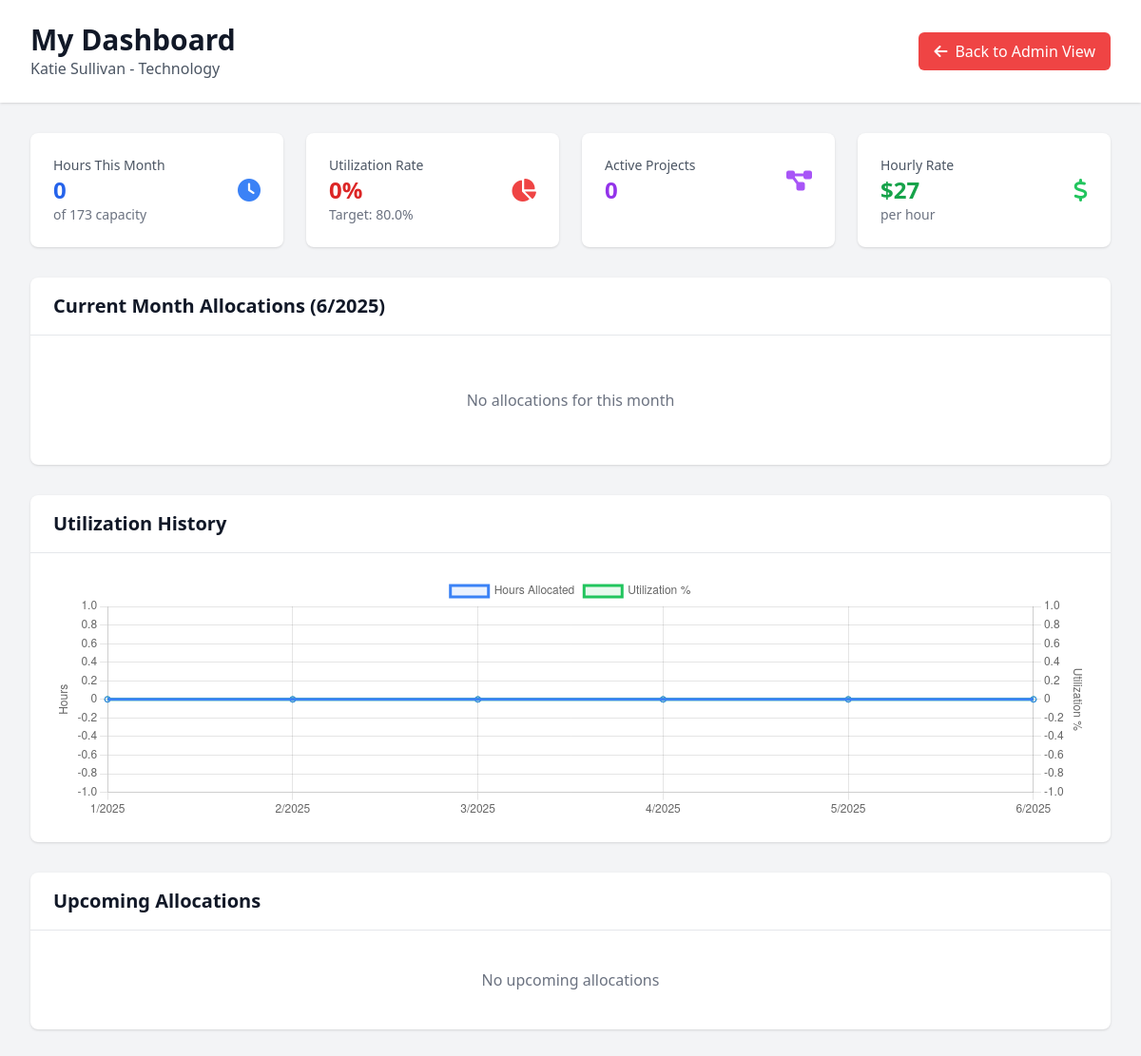
Page /agency/employee-dashboard/ (signed in) on the earlier database version.
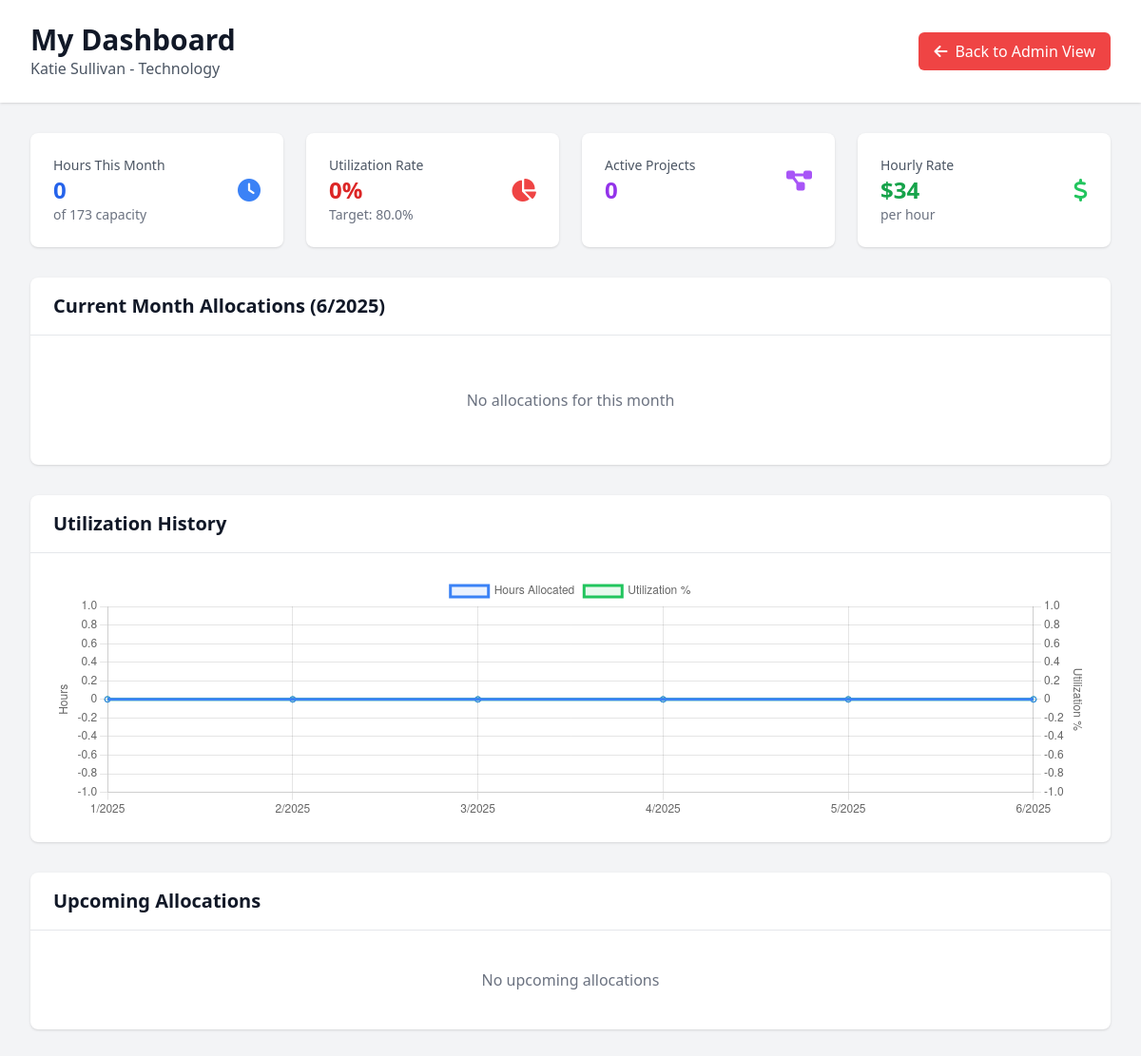
Same page on the later database version.
### agency/models.py (models this page shows, shortened)
class UserProfile(models.Model):
    ROLE_CHOICES = [
        ('account', 'Account Management'),
        ('creative', 'Creative'),
        ('tech', 'Technology'),
        ('media', 'Media'),
        ('leadership', 'Leadership'),
        ('operations', 'Operations'),
    ]
    STATUS_CHOICES = [
        ('full_time', 'Full Time'),
        ('part_time', 'Part Time'),
        ('contractor', 'Contractor'),
        ('inactive', 'Inactive'),
    ]
    user = models.OneToOneField(User, on_delete=models.CASCADE, related_name='profile')
    company = models.ForeignKey(Company, on_delete=models.CASCADE, related_name='user_profiles')
    role = models.CharField(max_length=20, choices=ROLE_CHOICES, default='tech')
    hourly_rate = models.DecimalField(max_digits=8, decimal_places=2, default=Decimal('50.00'))
    annual_salary = models.DecimalField(max_digits=10, decimal_places=2, null=True, blank=True)
    status = models.CharField(max_length=20, choices=STATUS_CHOICES, default='full_time')
    start_date = models.DateField(null=True, blank=True)
    end_date = models.DateField(null=True, blank=True)
    weekly_capacity_hours = models.DecimalField(max_digits=4, decimal_places=1, default=40)
    utilization_target = models.DecimalField(max_digits=4, decimal_places=1, default=80)
    is_project_manager = models.BooleanField(default=False, help_text="Can manage projects and see PM dashboard")

### agency/views.py (the view, shortened to what this page needs)
# urls.py: path('employee-dashboard/', views.employee_dashboard, name='employee_dashboard'),
@login_required
def employee_dashboard(request):
    viewing_user = get_viewing_user(request)
    try:
        user_profile = viewing_user.profile
        company = user_profile.company
        current_year = datetime.now().year
        current_month = datetime.now().month
        allocated_projects = Project.objects.filter(
            allocations__user_profile=user_profile
        ).distinct().select_related('client')
        current_allocations = ProjectAllocation.objects.filter(
            user_profile=user_profile,
            year=current_year,
            month=current_month
        ).select_related('project', 'project__client')
        total_hours_this_month = current_allocations.aggregate(
            total=Sum('allocated_hours')
        )['total'] or Decimal('0')
        monthly_capacity = user_profile.weekly_capacity_hours * Decimal('4.33')
        utilization_rate = (float(total_hours_this_month) / float(monthly_capacity) * 100) if monthly_capacity > 0 else 0
        project_allocations = []
        historical_data = []
        for i in range(6):
            month = current_month - i
            year = current_year
            if month <= 0:
                month += 12
                year -= 1
            month_hours = ProjectAllocation.objects.filter(
                user_profile=user_profile,
                year=year,
                month=month
            ).aggregate(total=Sum('allocated_hours'))['total'] or 0
            historical_data.append({
                'month': month,
                'year': year,
                'hours': float(month_hours),
                'utilization': (float(month_hours) / float(monthly_capacity) * 100) if monthly_capacity > 0 else 0
            })
        historical_data.reverse()
        upcoming_allocations = ProjectAllocation.objects.filter(
            user_profile=user_profile,
            year__gte=current_year,
            month__gt=current_month
        ).select_related('project', 'project__client').order_by('year', 'month')[:5]
        context = {
            'user': viewing_user,
            'user_profile': user_profile,
            'company': company,
            'allocated_projects': allocated_projects,
            'current_allocations': current_allocations,
            'total_hours_this_month': total_hours_this_month,
            'monthly_capacity': monthly_capacity,
            'utilization_rate': utilization_rate,
            'project_allocations': project_allocations,
            'historical_data': json.dumps(historical_data),
            'upcoming_allocations': upcoming_allocations,
            'current_year': current_year,
            'current_month': current_month,
        }
        return render(request, 'dashboards/employee_dashboard.html', context)
    except Exception as e:
        print(f"Employee Dashboard Error: {e}")
        return redirect('agency:dashboard')

### agency/views.py (called while the page is built)
def get_viewing_user(request):
    if request.user.is_superuser and 'viewing_as_user' in request.session:
        try:
            return User.objects.get(id=request.session['viewing_as_user'])
        except:
            pass
    return request.user

### templates/dashboards/employee_dashboard.html (shortened to what the changed rows need)
<!DOCTYPE html>
<html lang="en">
<head>
    <script src="https://cdn.tailwindcss.com"></script>
    <link rel="stylesheet" href="https://cdnjs.cloudflare.com/ajax/libs/font-awesome/6.0.0/css/all.min.css">
</head>
<body class="bg-gray-100">
    <div class="min-h-screen">
        <header class="bg-white shadow">
            <div class="max-w-7xl mx-auto px-4 sm:px-6 lg:px-8">
                <div class="flex justify-between items-center py-6">
                    <div>
                        <h1 class="text-3xl font-bold text-gray-900">My Dashboard</h1>
                        <p class="text-gray-600">{{ user.get_full_name }} - {{ user_profile.get_role_display }}</p>
                    </div>
                </div>
            </div>
        </header>
        <main class="max-w-7xl mx-auto px-4 sm:px-6 lg:px-8 py-8">
            <div class="grid grid-cols-1 md:grid-cols-2 lg:grid-cols-4 gap-6 mb-8">
                <div class="bg-white rounded-lg shadow p-6">
                    <div class="flex items-center">
                        <div class="flex-1">
                            <p class="text-sm font-medium text-gray-600">Utilization Rate</p>
                            <p class="text-2xl font-bold {% if utilization_rate > 100 %}text-red-600{% elif utilization_rate > 80 %}text-green-600{% elif utilization_rate > 50 %}text-yellow-600{% else %}text-red-600{% endif %}">
                                {{ utilization_rate|floatformat:0 }}%
                            </p>
                            <p class="text-sm text-gray-500">Target: {{ user_profile.utilization_target }}%</p>
                        </div>
                    </div>
                </div>
                <div class="bg-white rounded-lg shadow p-6">
                    <div class="flex items-center">
                        <div class="flex-1">
                            <p class="text-sm font-medium text-gray-600">Hourly Rate</p>
                            <p class="text-2xl font-bold text-green-600">${{ user_profile.hourly_rate|floatformat:0 }}</p>
                            <p class="text-sm text-gray-500">per hour</p>
                        </div>
                    </div>
                </div>
            </div>
            <div class="bg-white rounded-lg shadow mb-8">
                <div class="px-6 py-4 border-b border-gray-200">
                    <h2 class="text-xl font-semibold text-gray-900">Current Month Allocations ({{ current_month }}/{{ current_year }})</h2>
                </div>
            </div>
            <div class="bg-white rounded-lg shadow mb-8">
                <div class="px-6 py-4 border-b border-gray-200">
                    <h2 class="text-xl font-semibold text-gray-900">Utilization History</h2>
                </div>
            </div>
            <div class="bg-white rounded-lg shadow">
                <div class="px-6 py-4 border-b border-gray-200">
                    <h2 class="text-xl font-semibold text-gray-900">Upcoming Allocations</h2>
                </div>
            </div>
        </main>
    </div>
    <script>
    // Utilization Chart
    document.addEventListener('DOMContentLoaded', function() {
        const ctx = document.getElementById('utilizationChart').getContext('2d');
        const historicalData = {{ historical_data|safe }};
        new Chart(ctx, {
            type: 'line',
            data: {
                labels: historicalData.map(d => `${d.month}/${d.year}`),
                datasets: [{
                    label: 'Hours Allocated',
                    data: historicalData.map(d => d.hours),
                    borderColor: 'rgb(59, 130, 246)',
                    backgroundColor: 'rgba(59, 130, 246, 0.1)',
                    yAxisID: 'y-hours'
                }, {
                    label: 'Utilization %',
                    data: historicalData.map(d => d.utilization),
                    borderColor: 'rgb(34, 197, 94)',
                    backgroundColor: 'rgba(34, 197, 94, 0.1)',
                    yAxisID: 'y-utilization'
                }]
            },
            options: {
                responsive: true,
                maintainAspectRatio: false,
                scales: {
                    'y-hours': {
                        type: 'linear',
                        display: true,
                        position: 'left',
                        title: {
                            display: true,
                            text: 'Hours'
                        }
                    },
                    'y-utilization': {
                        type: 'linear',
                        display: true,
                        position: 'right',
                        title: {
                            display: true,
                            text: 'Utilization %'
                        },
                        grid: {
                            drawOnChartArea: false
                        }
                    }
                }
            }
        });
    });
    </script>
</body>
</html>

Differences in the rows shown:
changed UserProfile "Technology": hourly_rate "27" → "34"
